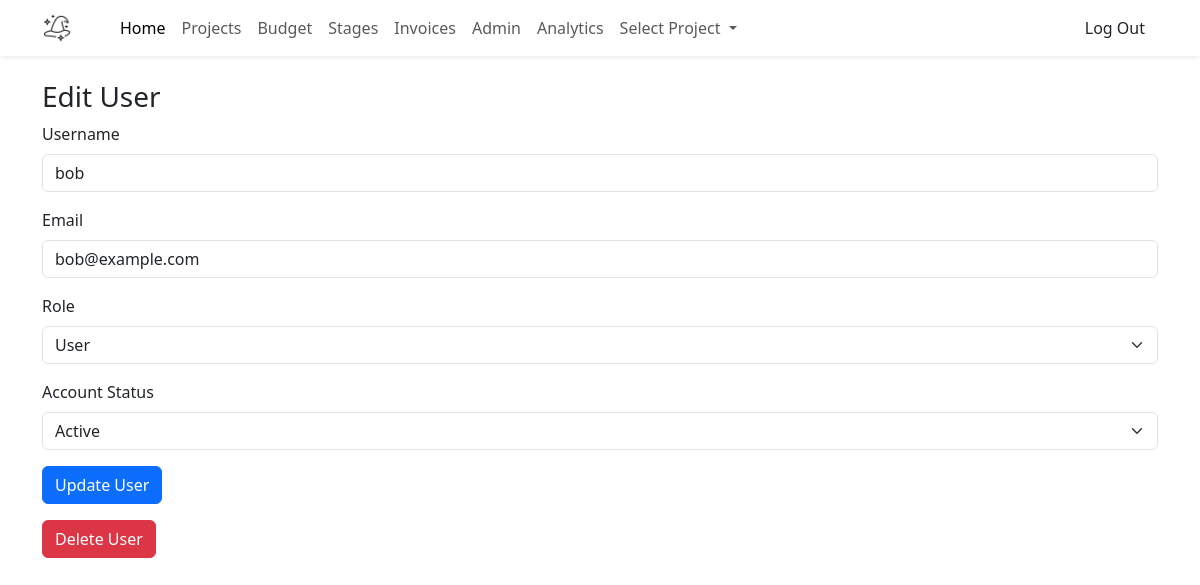
The app's page /admin/user/view?user_id=2 (signed in) with its own data.
### tables this page shows
CREATE TABLE users (
    user_id INT AUTO_INCREMENT PRIMARY KEY,
    username VARCHAR(20) NOT NULL UNIQUE,
    email VARCHAR(50) NOT NULL UNIQUE,
    password_hash VARCHAR(50) NOT NULL,
    is_admin TINYINT(1) NOT NULL,
    is_active TINYINT(1) NOT NULL,
    created_at DATETIME DEFAULT CURRENT_TIMESTAMP
);

### src/Controllers/AdminController.php (called while the page is built, shortened)
<?php
class AdminController extends BaseController
{
    public function viewUser() {
        $user_id = $_GET['user_id'];
        $db = new Database();
        $conn = $db->connect();
        $stmt = $conn->prepare("SELECT * FROM users WHERE user_id = :user_id");
        $stmt->execute([':user_id' => $user_id]);
        $user = $stmt->fetch(PDO::FETCH_ASSOC);
        include __DIR__ . '/../views/admin_user_form.php';
    }
}

### src/views/admin_user_form.php (the view, shortened to what this page needs)
<!DOCTYPE html>
<html lang="en">
<head>
  <link rel="stylesheet" href="https://cdn.jsdelivr.net/npm/bootstrap@5.3.6/dist/css/bootstrap.min.css">
</head>
<body>
  <?php include 'navbar.php'; ?>
  <div class="container mt-4">
    <h3>Edit User</h3>
    <form method="post" action="/admin/user/update">
      <div class="mb-3">
        <label for="username" class="form-label">Username</label>
        <input type="text" name="username" id="username" class="form-control" value="<?= htmlspecialchars($user['username']) ?>" required>
      </div>
      <div class="mb-3">
        <label for="email" class="form-label">Email</label>
        <input type="email" name="email" id="email" class="form-control" value="<?= htmlspecialchars($user['email']) ?>" required>
      </div>
      <div class="mb-3">
        <label for="is_admin" class="form-label">Role</label>
        <select name="is_admin" id="is_admin" class="form-select">
          <option value="0" <?= !$user['is_admin'] ? 'selected' : '' ?>>User</option>
        </select>
      </div>
      <div class="mb-3">
        <label for="is_active" class="form-label">Account Status</label>
        <select name="is_active" id="is_active" class="form-select">
          <option value="1" <?= $user['is_active'] ? 'selected' : '' ?>>Active</option>
        </select>
      </div>
      <button type="submit" class="btn btn-primary">Update User</button>
    </form>
    <form method="post" action="/admin/user/update" class="mt-3" onsubmit="return confirm('Are you sure you want to delete this user?');">
      <button type="submit" class="btn btn-danger">Delete User</button>
    </form>
  </div>
</body>
</html>

### records on screen
users: username "bob", email "bob@example.com", is_admin "User", is_active "Active"

### other values on screen
$currentProjectName "Select Project"
